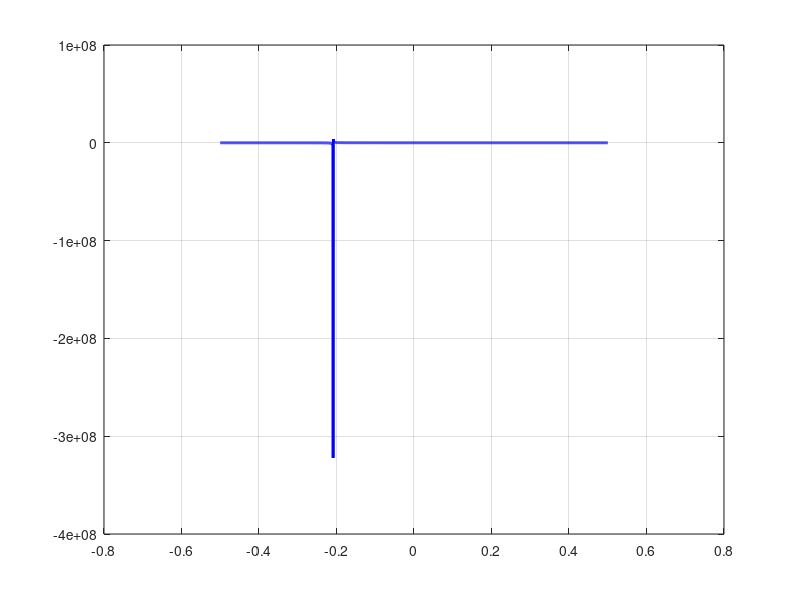

MATLAB code to generate this figure: (Note: this script raises an error after producing the figure.)
%%%%%%%%%%%%%%%%%%%%%%%%%%%%%%%%%%%%%%%%%%%%%%%%%%%%%%%%%%%%%%%%%%%%%%%%%%%
%%%%%%%%%%%%%%%%%%%%%%%%%%%%%%%%%%%%%%%%%%%%%%%%%%%%%%%%%%%%%%%%%%%%%%%%%%%
%%%%%%%%%                                                         %%%%%%%%%
%%%%%%%%%            STRUCTURAL DYNAMICS AND AEROELASTICITY       %%%%%%%%%
%%%%%%%%%                       A.A. 2025-2026                    %%%%%%%%%
%%%%%%%%%                                                         %%%%%%%%%
%%%%%%%%%                                                         %%%%%%%%%
%%%%%%%%%                        ASSIGNMENT 1                     %%%%%%%%%
%%%%%%%%%                                                         %%%%%%%%%
%%%%%%%%%%%%%%%%%%%%%%%%%%%%%%%%%%%%%%%%%%%%%%%%%%%%%%%%%%%%%%%%%%%%%%%%%%%
%%%%%%%%%%%%%%%%%%%%%%%%%%%%%%%%%%%%%%%%%%%%%%%%%%%%%%%%%%%%%%%%%%%%%%%%%%%
                            
clear
clc
close all

%Matlab version used is MATLAB R2024b 


% CODE
% ============================================================
%                    PARAMETERS DEFINITION
% ============================================================
% All physical and geometrical parameters are grouped here
% to keep the code clean and easily modifiable.

wing.EJ = 1e7;          % Bending stiffness of the wing [Nm^2]
wing.GJ = 1e6;          % Torsional stiffness of the wing [Nm^2]
strut.EA = 1e8;          % Axial stiffness of the strut [N]

wing.CL_a = 2*pi;       % Lift curve slope [1/rad]
wing.CL_beta = pi;      % Lift variation due to control deflection
wing.CM_beta = -0.1;    % Moment coefficient due to control deflection

wing.b = 14;            % Wing span [m]
wing.c = 1;             % Chord length [m]
wing.e = wing.c/4;     % Distance between Aerodynamic Center and Elastic Axis [m]

strut.gamma_deg = 15;      % Reference strut angle [deg]
strut.gamma = deg2rad(15); % Reference strut angle [rad]
wing.ba = 2.5;           % Aileron span [m]
wing.beta0= deg2rad(10);     % Input for Point c


% ============================================================
%                      POINT 1.a
%  Divergence dynamic pressure (q_D) as a function of xB
% ============================================================
% Compute the divergence dynamic pressure q_D as a function
% of the chordwise position of the strut attachment (x_B).

% ------------------------------------------------------------
% Equivalent stiffness of the strut in vertical direction
% ------------------------------------------------------------
% The strut provides an additional elastic contribution.
% Only the vertical component contributes to bending-torsion coupling.

strut.k_eqz = (strut.EA * cos(strut.gamma) / (wing.b/2)) * (sin(strut.gamma)^2);

% ------------------------------------------------------------
% Sweep of strut position along the chord
% ------------------------------------------------------------
% xB = -0.5 → Leading Edge
% xB =  0   → Elastic Axis
% xB =  0.5 → Trailing Edge

A.xB = linspace(-wing.c/2, wing.c/2, 1800);

% ------------------------------------------------------------
% Structural stiffness terms (independent of q)
% ------------------------------------------------------------
A.K11 = 4*wing.EJ/wing.b^3 + strut.k_eqz/16;   % bending stiffness term
A.K22_base = wing.GJ/wing.b;                   % torsional stiffness (base)
A.K12_coeff = -strut.k_eqz/8;                  % coupling coefficient

% ------------------------------------------------------------
% Aerodynamic influence coefficients
% ------------------------------------------------------------
% These terms come from the aerodynamic matrix
% and represent how lift and moment depend on deformation.

A.A22 = wing.e * wing.b * wing.c * wing.CL_a / 3;
A.A12 = wing.b * wing.c * wing.CL_a / 4;

% ------------------------------------------------------------
% Divergence condition
% ------------------------------------------------------------
% Divergence occurs when det(K - q*A) = 0
% Here we compute q explicitly as a ratio:
% q_D = (structural terms) / (aerodynamic terms)

A.Num = A.K11*(A.K22_base + strut.k_eqz*A.xB.^2/4) - (A.K12_coeff*A.xB).^2;
A.D   = A.K11*(A.A22) - (A.K12_coeff*A.xB).*(A.A12);

A.q_div = A.Num ./ A.D;

% ------------------------------------------------------------
% Plot results
% ------------------------------------------------------------
figure('Color','w','Name','Divergence Pressure');
plot(A.xB, A.q_div, 'b','LineWidth',2);
grid on; hold on;

yline(0,'k','HandleVisibility','off');
xline(0,'--r','Elastic Axis');

xlabel('x_B [-]');
ylabel('q_D [Pa]');
title('Divergence Pressure vs Strut Position');

text(-0.48, 4e5, 'Leading Edge','FontWeight','bold');
text(0.3, 4e5, 'Trailing Edge','FontWeight','bold');
ylim([-2e5, 6e5]);

% ------------------------------------------------------------
% Critical position (Asymptote)
% ------------------------------------------------------------
% This corresponds to a singularity (denominator = 0),
% i.e. where divergence pressure tends to infinity.
A.x_critic = (A.K11 * A.A22) / (A.K12_coeff * A.A12);

fprintf('\n============================================================\n');
fprintf('   Divergence Pressure Asymptote Evaluation\n');
fprintf('============================================================\n');
fprintf('  - Critical Strut Position (x_critic) : %6.3f [m]\n', A.x_critic);
fprintf('============================================================\n');

% ============================================================
%                      POINT 1.b
%  Evolution of control effectiveness (E_c) w.r.t. q and gamma
% ============================================================
% Study how control effectiveness E_C varies with dynamic pressure
% and with the strut angle gamma.

% ------------------------------------------------------------
% Fixed point A condition
% ------------------------------------------------------------
% The geometry is constrained so that point A is fixed.
% This introduces a relation between zA and gamma.

B.gamma_ref = strut.gamma;
B.yB_ref = wing.b/2;
wing.zA = B.yB_ref * tan(B.gamma_ref);

% ------------------------------------------------------------
% Choose a specific chordwise position for the strut
% ------------------------------------------------------------
wing.xB = -0.1; 

% ------------------------------------------------------------
% Define parameter ranges
% ------------------------------------------------------------      
B.gamma_deg = linspace(10,20,5); % different strut inclinations
B.qd_vec = linspace(0, 3e5, 1000); % dynamic pressure range

figure('Color','w'); hold on; grid on;
colors = {'r', 'b', 'g', 'c', 'm'};


for j = 1:length(B.gamma_deg)

    B.g = deg2rad(B.gamma_deg(j));

    % --------------------------------------------------------
    % Geometry update due to gamma variation
    % --------------------------------------------------------
    % Since A is fixed, changing gamma changes yB

    B.yB = wing.zA / tan(B.g);
    B.etaB = B.yB / wing.b;   % nondimensional position

    % --------------------------------------------------------
    % Equivalent stiffness (nonlinear with gamma)
    % --------------------------------------------------------
    B.keq_z = (strut.EA * sin(B.g)^3) / wing.zA;

    % --------------------------------------------------------
    % Structural stiffness matrix K
    % --------------------------------------------------------
    % Includes coupling between bending and torsion

    B.K11 = 4*wing.EJ/wing.b^3 + B.keq_z * B.etaB^4;
    B.K22 = wing.GJ/wing.b + B.keq_z * wing.xB^2 * B.etaB^2;
    B.K12 = -B.keq_z * wing.xB * B.etaB^3;

    B.K = [B.K11, B.K12;
         B.K12, B.K22];

    % --------------------------------------------------------
    % Aerodynamic matrix
    % --------------------------------------------------------
    B.A = [0, wing.b*wing.c*wing.CL_a/4;
         0, wing.e*wing.b*wing.c*wing.CL_a/3];

    % --------------------------------------------------------
    % Aileron forcing vector
    % --------------------------------------------------------
    % Represents aerodynamic loads due to control deflection

    B.F1b = (wing.c * wing.CL_beta / (3*wing.b^2)) * ...
          (wing.b^3 - (wing.b-wing.ba)^3);

    B.F2b = (wing.c^2 * wing.CM_beta / (2*wing.b) + ...
           wing.e*wing.c*wing.CL_beta / (2*wing.b)) * ...
          (wing.b^2 - (wing.b-wing.ba)^2);

    B.F_beta = [B.F1b; B.F2b];

    % --------------------------------------------------------
    % Solve system for each dynamic pressure
    % --------------------------------------------------------
    % Equation:
    %   (K - q*A) * q_vec = q * F_beta

    B.Ec = zeros(size(B.qd_vec));

    for i = 1:length(B.qd_vec)

        B.q = B.qd_vec(i);

        % Check stability using eigenvalues of the aeroelastic system
        B.eig_vals = eig(B.K - B.q*B.A);

        B.sol = (B.K - B.q*B.A) \ (B.q * B.F_beta);
            B.theta = B.sol(2); % torsional response

            
            % Control Effectiveness expression
            B.Ec(i) = 1 + (wing.b * wing.CL_a * B.theta) / ...
            (2 * wing.CL_beta * wing.ba);         
    end

    
    % Plot curve
    plot(B.qd_vec, B.Ec, 'Color', colors{j}, 'LineWidth',2, ...
        'DisplayName',['\gamma = ', num2str(B.gamma_deg(j)), '°']);
end

%  ------------------------------------------------------------
%  Final plot formatting
%  ------------------------------------------------------------
yline(0,'k','HandleVisibility','off');
yline(1,'k--','Rigid Wing','HandleVisibility','off');

xlabel('Dynamic Pressure q [Pa]');
ylabel('Control Effectiveness E_C');
title(['Control Effectiveness (x_B = ', num2str(wing.xB), ')']);

legend('Location','best');
xlim([0, 0.3e5]);   
ylim([-80, 80]);  


% ==============================================================
%                      POINT 1.c
%  Deformation of the wing: unstrutted configuration vs strutted
% ==============================================================
% 1. Reference: No Strut Divergence
wing.qD_no_strut = (3 * wing.GJ) / (wing.e * wing.b^2 * wing.c * wing.CL_a); %manually derived formula
C.q_test = 0.4 * wing.qD_no_strut; 

C.F_beta=B.F_beta;
C.A = B.A;

% 2. System WITHOUT Strut
C.K_noStrut = [4*wing.EJ/wing.b^3, 0; 0, wing.GJ/wing.b];
C.sol_noStrut = (C.K_noStrut - C.q_test*C.A) \ (C.q_test * C.F_beta); 

% 3. System WITH Strut (using gamma = 15 deg)
C.g15 = deg2rad(15);  
C.yB15 = wing.zA / tan(C.g15); 
C.etaB15 = C.yB15 / wing.b;
C.keq15 = (strut.EA * sin(C.g15)^3) / wing.zA;
C.K_strut = [4*wing.EJ/wing.b^3 + C.keq15*C.etaB15^4, -C.keq15*wing.xB*C.etaB15^3;
           -C.keq15*wing.xB*C.etaB15^3, wing.GJ/wing.b + C.keq15*wing.xB^2*C.etaB15^2];
C.sol_strut = (C.K_strut - C.q_test*C.A) \ (C.q_test * C.F_beta);

% 4. Plotting Deformed Shapes
C.y_span = linspace(0, wing.b, 100);
C.w_noStrut = (C.y_span/wing.b).^2 * C.sol_noStrut(1) * wing.beta0;
C.t_noStrut = (C.y_span/wing.b) * C.sol_noStrut(2) * wing.beta0;
C.w_strut = (C.y_span/wing.b).^2 * C.sol_strut(1) * wing.beta0;
C.t_strut = (C.y_span/wing.b) * C.sol_strut(2) * wing.beta0;

figure('Color','w','Name','Deformed Shape Comparison');
subplot(2,1,1);
plot(C.y_span, C.w_noStrut, 'r--', 'LineWidth', 2); hold on;
plot(C.y_span, C.w_strut, 'b', 'LineWidth', 2);
ylabel('Bending w(y) [m]'); grid on; legend('No Strut','With Strut');
title(['Wing Deformation at q = ', num2str(round(C.q_test)), ' Pa']);

subplot(2,1,2);
plot(C.y_span, rad2deg(C.t_noStrut), 'r--', 'LineWidth', 2); hold on;
plot(C.y_span, rad2deg(C.t_strut), 'b', 'LineWidth', 2);
ylabel('Twist \theta(y) [deg]'); xlabel('y [m]'); grid on;

% ============================================================
%               WING MESH DATA PREPARATION
% ============================================================
%This section is extra and serves as a representation of the deformed wing
%in three dimensions
% Define chordwise resolution
mesh.num_chord_points = 30;
mesh.x_chord = linspace(-wing.c/2, wing.c/2, mesh.num_chord_points);

% Generate 2D grid (X: chordwise, Y: spanwise)
[mesh.X_mesh, mesh.Y_mesh] = meshgrid(mesh.x_chord, C.y_span);

% Expand 1D displacement (bending) and rotation (twist) vectors to 2D matrices
mesh.W_noStrut_2D = repmat(C.w_noStrut(:), 1, mesh.num_chord_points);
mesh.T_noStrut_2D = repmat(C.t_noStrut(:), 1, mesh.num_chord_points);
mesh.W_strut_2D   = repmat(C.w_strut(:), 1, mesh.num_chord_points);
mesh.T_strut_2D   = repmat(C.t_strut(:), 1, mesh.num_chord_points);

% Calculate Z-coordinate for every mesh point (Superposition of Bending + Twist)
% Formula: Z(x,y) = w(y) - x * sin(theta(y))
mesh.Z_noStrut = mesh.W_noStrut_2D - mesh.X_mesh .* sin(mesh.T_noStrut_2D);
mesh.Z_strut   = mesh.W_strut_2D - mesh.X_mesh .* sin(mesh.T_strut_2D);

% Undeformed geometry (reference plane at Z=0)
mesh.Z_undeformed = zeros(size(mesh.X_mesh));

% Graphical settings
mesh.z_lims = [-0.1, 1.0];           % Consistent vertical limits for comparison
mesh.c_undeformed = [0.8 0.8 0.8];   % Light gray for reference wing
mesh.c_edge = [0.3 0.3 0.3];         % Dark gray for mesh lines

% ============================================================
%           3D ISOMETRIC MESH COMPARISON
% ============================================================
fig1 = figure('Color','w','Name','3D Isometric Comparison', 'Position', [100, 100, 1200, 600]);
tiledlayout(1, 2, 'TileSpacing', 'compact', 'Padding', 'compact');

% --- TILE 1: No Strut 3D ---
nexttile;
surf(mesh.X_mesh, mesh.Y_mesh, mesh.Z_undeformed, 'FaceColor', mesh.c_undeformed, 'FaceAlpha', 0.1, 'EdgeColor', 'none', 'HandleVisibility', 'off'); hold on;
surf(mesh.X_mesh, mesh.Y_mesh, mesh.Z_noStrut, 'FaceAlpha', 0.8, 'EdgeColor', mesh.c_edge);
colormap jet; title('1. No Strut - 3D Isometric View');
xlabel('Chord x [m]'); ylabel('Span y [m]'); zlabel('z [m]');
grid on; view(-35, 30); axis equal; zlim(mesh.z_lims); camlight; lighting gouraud;

% --- TILE 2: With Strut 3D ---
nexttile;
surf(mesh.X_mesh, mesh.Y_mesh, mesh.Z_undeformed, 'FaceColor', mesh.c_undeformed, 'FaceAlpha', 0.1, 'EdgeColor', 'none', 'HandleVisibility', 'off'); hold on;
surf(mesh.X_mesh, mesh.Y_mesh, mesh.Z_strut, 'FaceAlpha', 0.8, 'EdgeColor', mesh.c_edge);
title('2. With Strut (\gamma = 15°) - 3D Isometric View');
xlabel('Chord x [m]'); ylabel('Span y [m]'); zlabel('z [m]');
grid on; view(-35, 30); axis equal; zlim(mesh.z_lims); camlight; lighting gouraud;

% ============================================================
%           4-VIEW PROJECTION (BENDING & TWIST)
% ============================================================
figure('Color','w','Name','Structural Analysis - 4 Views', 'Position', [150, 150, 1200, 800]);
tiledlayout(2, 2, 'TileSpacing', 'loose', 'Padding', 'compact');

% --- TOP LEFT: No Strut Side View (Bending) ---
nexttile;
surf(mesh.X_mesh, mesh.Y_mesh, mesh.Z_undeformed, 'FaceColor', mesh.c_undeformed, 'FaceAlpha', 0.1, 'EdgeColor', 'none'); hold on;
surf(mesh.X_mesh, mesh.Y_mesh, mesh.Z_noStrut, 'EdgeColor', 'k', 'EdgeAlpha', 0.2);
colormap jet; title('1. No Strut - Side View');
grid on; view(0, 0); axis equal; zlim(mesh.z_lims); xlim([-0.6, 0.6]);
ylabel('Span y [m]'); zlabel('z [m]');

% --- TOP RIGHT: No Strut Front View (Twist) ---
nexttile;
surf(mesh.X_mesh, mesh.Y_mesh, mesh.Z_noStrut);
shading interp;    %  Removes black lines to show the "rainbow" displacements
colormap jet; title('2. No Strut - Front View');
grid on; view(90, 0); axis equal; zlim(mesh.z_lims); ylim([0, 14]);
ylabel('Span y [m]'); zlabel('z [m]');

% --- BOTTOM LEFT: With Strut Side View (Bending) ---
nexttile;
surf(mesh.X_mesh, mesh.Y_mesh, mesh.Z_undeformed, 'FaceColor', mesh.c_undeformed, 'FaceAlpha', 0.1, 'EdgeColor', 'none'); hold on;
surf(mesh.X_mesh, mesh.Y_mesh, mesh.Z_strut, 'EdgeColor', 'k', 'EdgeAlpha', 0.2);
colormap jet; title('3. With Strut - Side View');
grid on; view(0, 0); axis equal; zlim(mesh.z_lims); xlim([-0.6, 0.6]);
ylabel('Span y [m]'); zlabel('z [m]');

% --- BOTTOM RIGHT: With Strut Front View (Twist) ---
nexttile;
surf(mesh.X_mesh, mesh.Y_mesh, mesh.Z_strut);
shading interp; 
colormap jet;
title(['4. With Strut (\gamma = 15°) - Front View']);
grid on; view(90, 0); axis equal; zlim(mesh.z_lims); ylim([0, 14]);
ylabel('Span y [m]'); zlabel('z [m]');

% ============================================================
%                      POINT 1.d
%   Effect of the strut on the reversal dynamic pressure (q_R)
% ============================================================ 
% Find the dynamic pressure q_R at which control effectiveness 
% becomes zero, as a function of the strut position xB.

% 1. Setup Base Matrices (N=1)
D.Kw_clean = [4*wing.EJ/wing.b^3, 0; 0, wing.GJ/wing.b];
D.Ka = [0, wing.b*wing.c*wing.CL_a/4; 
      0, wing.e*wing.b*wing.c*wing.CL_a/3];

% Aileron forcing vector (Normalized per unit beta)
D.F1b_unit = (wing.c * wing.CL_beta / (3*wing.b^2)) * ...
           (wing.b^3 - (wing.b-wing.ba)^3);
D.F2b_unit = (wing.c^2 * wing.CM_beta / (2*wing.b) + ...
           wing.e*wing.c*wing.CL_beta / (2*wing.b)) * ...
           (wing.b^2 - (wing.b-wing.ba)^2);
D.Fa_unit = [D.F1b_unit; D.F2b_unit];

% 2. Reversal Aerodynamic Matrix (Ka_rev)
D.v_Lalpha = [0; wing.c * wing.CL_a * wing.b / 2];
D.L_beta_unit = wing.c * wing.CL_beta * wing.ba;
D.Ka_rev = D.Ka - (D.Fa_unit * D.v_Lalpha') / D.L_beta_unit;

% 3. Geometry (Fixed Point A logic)
D.etaB = wing.b/2 / wing.b; % yB/total span
D.keq_z = (strut.EA * sin(strut.gamma)^3) / wing.zA;

% 4. Analytic Asymptote
D.Ks_11 = D.Kw_clean(1,1) + D.keq_z * D.etaB^4;
D.K_slope = -D.keq_z * D.etaB^3; 
D.xB_crit_R = (D.Ks_11 * D.Ka_rev(2,2)) / (D.K_slope * D.Ka_rev(1,2));

% 5. Baseline: Unbraced Wing Reversal
[~, D.D_unbraced] = eig(D.Kw_clean, D.Ka_rev);
D.q_eig_un = diag(D.D_unbraced);
D.valid_q_un = real(D.q_eig_un(abs(imag(D.q_eig_un)) < 1e-5));
D.qR_unbraced = min(D.valid_q_un);

% 6. Sweep over Strut Position xB
D.xB_vec_R = linspace(-wing.c/2, wing.c/2, 1000);
D.qR_vec = zeros(size(D.xB_vec_R));
for i = 1:length(D.xB_vec_R)
    D.xB_curr = D.xB_vec_R(i);
    D.K_strut = [D.keq_z * D.etaB^4,            -D.keq_z * D.xB_curr * D.etaB^3;
              -D.keq_z * D.xB_curr * D.etaB^3,   D.keq_z * D.xB_curr^2 * D.etaB^2];
    D.Ks = D.Kw_clean + D.K_strut; 
    [~, D.D_braced] = eig(D.Ks, D.Ka_rev);
    D.q_eig_br = diag(D.D_braced);
    D.valid_q_br = real(D.q_eig_br(abs(imag(D.q_eig_br)) < 1e-5));
    if isempty(D.valid_q_br)
        D.qR_vec(i) = NaN; 
    else
        [~, D.idx_br] = min(abs(D.valid_q_br));
        D.qR_vec(i) = D.valid_q_br(D.idx_br);
    end
end

figure('Name', 'Point 4 - Control Reversal (N=1)'); 
hold on; 
grid on;

% Baseline (Unbraced) - Red dashed line
plot([-0.5, 0.5], [D.qR_unbraced, D.qR_unbraced], 'r--', 'LineWidth', 1.5, 'DisplayName', 'q_R unbraced');

% Vertical asymptote
xline(D.xB_crit_R, '--', 'Color', [0.5 0.5 0.5], 'HandleVisibility', 'off');

% Jump handling for plot (prevents diagonal line crossing the graph)
[~, D.split_idx] = min(abs(D.xB_vec_R - D.xB_crit_R));
D.temp_qR_vec = D.qR_vec; % Using a temporary variable
D.temp_qR_vec(D.split_idx) = NaN; 

% Braced wing - Standard blue
plot(D.xB_vec_R, D.temp_qR_vec, 'b-', 'LineWidth', 2, 'DisplayName', 'q_R braced');

% Zero line
yline(0, 'k', 'HandleVisibility', 'off'); 

% Titles and labels (Standard text)
xlabel('Strut chordwise position x_B [m]');
ylabel('q_R [Pa]');
title('1.d: Control Reversal vs Strut Position');

% Axis limits
xlim([-0.5, 0.5]); 
ylim([-5e5, 5e5]); 
legend('Location', 'best');


D.xB_target = wing.xB;
D.K_strut_target = [D.keq_z * D.etaB^4,              -D.keq_z * D.xB_target * D.etaB^3;
                   -D.keq_z * D.xB_target * D.etaB^3, D.keq_z * D.xB_target^2 * D.etaB^2];
D.Ks_target = D.Kw_clean + D.K_strut_target; 

[~, D.D_braced_target] = eig(D.Ks_target, D.Ka_rev);
D.q_eig_br_target = diag(D.D_braced_target);
D.valid_q_br_target = real(D.q_eig_br_target(abs(imag(D.q_eig_br_target)) < 1e-5));

if isempty(D.valid_q_br_target)
    D.qR_target = NaN; 
else
    [~, D.idx_target] = min(abs(D.valid_q_br_target));
    D.qR_target = D.valid_q_br_target(D.idx_target);
end

% Print to Command Window
fprintf('\n============================================================\n');
fprintf('   Point 1.d: Control Reversal Pressure Evaluation\n');
fprintf('============================================================\n');
fprintf('  - Target Strut Position x_B : %6.2f [m]\n', D.xB_target);
fprintf('  - Reversal Pressure q_R     : %10.2f [Pa]\n', D.qR_target);
fprintf('  - Unbraced Baseline q_R     : %10.2f [Pa]\n', D.qR_unbraced);
fprintf('============================================================\n');

% Add Evaluated Target Point Marker to the current plot
plot(D.xB_target, D.qR_target, 'p', 'MarkerSize', 12, 'MarkerEdgeColor', 'k', 'MarkerFaceColor', 'y', 'DisplayName', sprintf('Target (x_B = %.1f)', D.xB_target));

% Refresh legend to include the new marker
legend('Location', 'best');
% ============================================================
%                      POINT 1.e
%  Convergence of q_D w.r.t. the number of shape functions N
% ============================================================ 
% Convergence study settings
E.N_max = 10; % Maximum number of shape functions to test (for each d.o.f. -> w and theta)
E.qD_history = zeros(1, E.N_max); % Vector to store divergence pressures
E.N_values = 1:E.N_max;
E.keq_z = strut.k_eqz;
% Iterative loop over shape functions
for N = E.N_values
    
    % Initialization of submatrices (N x N)
    E.K_ww = zeros(N, N); % Bending stiffness
    E.K_tt = zeros(N, N); % Torsional stiffness
    E.K_wt = zeros(N, N); % Strut coupling
    
    E.A_wt = zeros(N, N); % Lift work on bending
    E.A_tt = zeros(N, N); % Moment work on torsion
    
    % Fill submatrices
    for i = 1:N
        for j = 1:N
            % Note on integrals: 
            % it is used the non-dimensional coordinate eta = y/b
            % Integral from 0 to b of (y/b)^A dy equals b / (A + 1)
            
            % -- STRUCTURAL MATRICES (Clean Wing) --
            % K_ww: Integral( EJ * phi_wi'' * phi_wj'' dy )
            % phi_wi'' = (i+1)*i/b^2 * eta^(i-1)
            E.pot_ww = (i-1) + (j-1); 
            E.K_ww(i,j) = wing.EJ * ((i+1)*i/wing.b^2) * ((j+1)*j/wing.b^2) * (wing.b / (E.pot_ww + 1));
            
            % K_tt: Integral( GJ * phi_ti' * phi_tj' dy )
            % phi_ti' = i/b * eta^(i-1)
            E.pot_tt_strut = (i-1) + (j-1);
            E.K_tt(i,j) = wing.GJ * (i/wing.b) * (j/wing.b) * (wing.b / (E.pot_tt_strut + 1));
            
            % -- AERODYNAMIC MATRICES --
            % A_wt: Lift work on w -> Integral( c * CLalpha * phi_wj * phi_ti dy )
            E.pot_wt = (i+1) + j; 
            E.A_wt(i,j) = wing.c * wing.CL_a * (wing.b / (E.pot_wt + 1));
            
            % A_tt: Moment work on theta -> Integral( c * e * CLalpha * phi_ti * phi_tj dy )
            E.pot_tt_aero = i + j;
            E.A_tt(i,j) = wing.c * wing.e * wing.CL_a * (wing.b / (E.pot_tt_aero + 1));
            
            % -- STRUT CONTRIBUTION (Evaluated at eta = 0.5) --
            E.phi_wi_b2 = (0.5)^(i+1);
            E.phi_wj_b2 = (0.5)^(j+1);
            E.phi_ti_b2 = (0.5)^i;
            E.phi_tj_b2 = (0.5)^j;
            
            % Addition of discrete strut terms to matrices
            E.K_ww(i,j) = E.K_ww(i,j) + E.keq_z * E.phi_wi_b2 * E.phi_wj_b2;
            E.K_tt(i,j) = E.K_tt(i,j) + E.keq_z * (wing.xB^2) * E.phi_ti_b2 * E.phi_tj_b2;
      
            % Flexural-torsional coupling term (K_wt and K_tw)
            E.K_wt(i,j) = -E.keq_z * wing.xB * E.phi_wi_b2 * E.phi_tj_b2;
        end
    end
    
    % 4. Global System Assembly (2N x 2N Matrices)
    % Order of degrees of freedom: [qw1..qwN, qtheta1..qthetaN]'
    E.K_global = [E.K_ww,       E.K_wt; 
                E.K_wt',      E.K_tt];  % Transpose ensures symmetry
            
    E.A_global = [zeros(N,N), E.A_wt; 
                zeros(N,N), E.A_tt];
            
    % 5. Resolution of Eigenvalue Problem 
    % (K_global - qD * A_global) * {q} = 0
    [E.V, E.D] = eig(E.K_global, E.A_global);
    E.eig = diag(E.D);
    
    % Filter only physical eigenvalues (real and strictly positive, since 
    % we know that in this position of xB we have a positive qd)
    E.qd = E.eig(imag(E.eig) == 0 & real(E.eig) > 0);
    
    if isempty(E.eig)
        E.qD_history(N) = NaN; % No instability found
    else
        E.qD_history(N) = min(E.qd); % q_D is the lowest critical value
    end
end

% 6. Plot Results
figure('Color', 'w');
plot(E.N_values, E.qD_history, '-o', 'LineWidth', 2.5, 'MarkerSize', 8, 'MarkerFaceColor', 'b');
grid on;
set(gca, 'FontSize', 12);
xlabel('Number of shape functions (N) per DoF', 'FontSize', 14, 'FontWeight', 'bold');
ylabel('Divergence Pressure q_D [Pa]', 'FontSize', 14, 'FontWeight', 'bold');
title('Convergence Study (Ritz-Galerkin Method)', 'FontSize', 16);

% Print values to console
disp('--- Convergence Study Results ---');
for i = 1:E.N_max
    fprintf('N = %d -> q_D = %.2f Pa\n', i, E.qD_history(i));
end

% =========================
%  Relative Error Check
% =========================
% Initialize the vector 
E.rel_error = zeros(size(E.qD_history));

% Relative error computation w.r.t the next N: |qD(N) - qD(N+1)| / |qD(N+1)|
E.rel_error(1:end-1) = abs((E.qD_history(1:end-1) - E.qD_history(2:end)) ./ E.qD_history(2:end));

% Optimal N with the target reached 
E.tol = 0.005;  % target
E.idx_conv = find(E.rel_error < E.tol, 1, 'first');

if isempty(E.idx_conv)
    % Warning if convergence is not reached
    fprintf('\n--- Convergence Tolerance Check (< 0.5%%) ---\n');
    fprintf('WARNING: Convergence not reached within N_max = %d.\n', E.N_max);
    fprintf('Minimum recorded error is: %.4f%%\n', min(E.rel_error) * 100);
    fprintf('============================================================\n');
else
    E.N_conv = E.N_values(E.idx_conv);
    E.qD_conv = E.qD_history(E.idx_conv);

    % Results print
    fprintf('\n--- Convergence Tolerance Check ---\n');
    fprintf('Convergence reached for N = %d (compared to N = %d)\n', E.N_conv, E.N_conv + 1);
    fprintf('q_D(N=%d)   = %.2f Pa\n', E.N_conv, E.qD_conv);
    fprintf('q_D(N=%d) = %.2f Pa\n', E.N_conv + 1, E.qD_history(E.idx_conv + 1));
    fprintf('Relative error : %.4f%%\n', E.rel_error(E.idx_conv) * 100);
    fprintf('============================================================\n');
end
% ============================================================
%                      POINT 1.f
%  Structural Optimization for Divergence Pressure Enhancement
% ============================================================
% Analyze the trade-off between q_D and gamma parameter

% --- Parameters for this Study ---
F.N = 5;                  % Ritz-Galerkin order
F.toll = 1e-6;
% --- Iteration Vectors ---
F.gamma_vec_deg = strut.gamma_deg:1:40;         
F.q_div_history = zeros(size(F.gamma_vec_deg));
F.strut_length = zeros(size(F.gamma_vec_deg));

% --- Main Loop over Gamma ---
for step = 1:length(F.gamma_vec_deg)
    F.g_rad = deg2rad(F.gamma_vec_deg(step));
    
    % Geometry
    F.yB_curr = wing.zA / tan(F.g_rad);
    F.strut_length(step) = wing.zA / sin(F.g_rad);
    
    if F.yB_curr > (wing.b/2 + F.toll) || F.yB_curr <= 0
        F.q_div_history(step) = NaN;
        F.strut_length(step) = NaN;
        continue;
    end
    
    F.etaB_curr = F.yB_curr / wing.b;
    F.keq_z_curr = (strut.EA * sin(F.g_rad)^3) / wing.zA;
    
    % Galerkin matrices
    F.K_ww = zeros(F.N, F.N); 
    F.K_tt = zeros(F.N, F.N); 
    F.K_wt = zeros(F.N, F.N);
    F.A_wt = zeros(F.N, F.N); 
    F.A_tt = zeros(F.N, F.N);
    
    for i = 1:F.N
        for j = 1:F.N
            F.pow_ww = (i-1) + (j-1);
            F.K_ww(i,j) = wing.EJ * ((i+1)*i/wing.b^2) * ((j+1)*j/wing.b^2) * (wing.b / (F.pow_ww + 1));
            F.pow_tt = (i-1) + (j-1);
            F.K_tt(i,j) = wing.GJ * (i/wing.b) * (j/wing.b) * (wing.b / (F.pow_tt + 1));
            F.pow_awt = (i+1) + j;
            F.A_wt(i,j) = wing.c * wing.CL_a * (wing.b / (F.pow_awt + 1));
            F.pow_att = i + j;
            F.A_tt(i,j) = wing.c * wing.e * wing.CL_a * (wing.b / (F.pow_att + 1));
            
            F.phi_wi = F.etaB_curr^(i+1); 
            F.phi_wj = F.etaB_curr^(j+1);
            F.phi_ti = F.etaB_curr^i;     
            F.phi_tj = F.etaB_curr^j;
            
            F.K_ww(i,j) = F.K_ww(i,j) + F.keq_z_curr * F.phi_wi * F.phi_wj;
            F.K_tt(i,j) = F.K_tt(i,j) + F.keq_z_curr * (wing.xB^2) * F.phi_ti * F.phi_tj;
            F.K_wt(i,j) = -F.keq_z_curr * wing.xB * F.phi_wi * F.phi_tj;
        end
    end
    
    F.K_global = [F.K_ww, F.K_wt; F.K_wt', F.K_tt];
    F.A_global = [zeros(F.N, F.N), F.A_wt; zeros(F.N, F.N), F.A_tt];
    
    [~, F.D_eig] = eig(F.K_global, F.A_global);
    F.eigs_val = diag(F.D_eig);
    %Check on roots:
    F.physical_roots = F.eigs_val(abs(imag(F.eigs_val)) < F.toll & real(F.eigs_val) > 0 & ~isinf(F.eigs_val));
    if isempty(F.physical_roots)
        F.q_div_history(step) = NaN;
    else
        F.q_div_history(step) = min(F.physical_roots);
    end
end

% --- Plotting ---
figure('Color','w','Name','Point 5: Multidisciplinary Analysis');
grid on; hold on;

yyaxis left
plot(F.gamma_vec_deg, F.q_div_history, '-ob', 'LineWidth', 2, 'MarkerFaceColor', 'b');
ylabel('Divergence Pressure q_D [Pa]', 'FontWeight', 'bold');
set(gca, 'YColor', 'b');

yyaxis right
plot(F.gamma_vec_deg, F.strut_length, '--or', 'LineWidth', 2, 'MarkerFaceColor', 'r');
ylabel('Strut Length L_s [m]', 'FontWeight', 'bold');
set(gca, 'YColor', 'r');

xlabel('Strut Angle \gamma [deg]', 'FontWeight', 'bold');

F.title_str = sprintf('5: Divergence and Geometry vs \\gamma (x_B = %.1f, N = %d)', wing.xB, F.N);
title(F.title_str, 'FontSize', 12);

F.limit_angle = rad2deg(atan(wing.zA / (wing.b/2)));
xline(F.limit_angle, ':k', 'Span Limit', 'LineWidth', 1.5);
legend({'q_D', 'L_s'}, 'Location', 'north');

% ===============================================================
% Design Optimization Assessment (+40% q_D) and mass computation 
% ===============================================================

% Material Properties Assumption (Aerospace Aluminum 2024 or 7075)
F.E_alu = 70e9;      % Young's Modulus [Pa]
F.rho_alu = 2780;    % Density [kg/m^3]

% Extract Baseline conditions robustly (Find the first non-NaN value)
F.valid_indices = find(~isnan(F.q_div_history));
F.idx_base = F.valid_indices(1); % Find the first index value

F.qD_baseline = real(F.q_div_history(F.idx_base));
F.Ls_baseline = F.strut_length(F.idx_base);
F.gamma_baseline = F.gamma_vec_deg(F.idx_base);

% Define target performance
F.target_multiplier = 1.40; 
F.qD_target = F.qD_baseline * F.target_multiplier;

% Find the first integer angle that satisfies the condition
F.idx_optimal = find(real(F.q_div_history) >= F.qD_target, 1);

if ~isempty(F.idx_optimal)
    
    % Retrieve optimal geometry
    F.gamma_new = F.gamma_vec_deg(F.idx_optimal);
    F.qD_new = real(F.q_div_history(F.idx_optimal));
    F.Ls_new = F.strut_length(F.idx_optimal);
    
    % Structural sizing (Cross-sectional Area A = EA / E)
    F.A_strut = strut.EA / F.E_alu;
    
    % Mass calculations (m = rho * A * L)
    F.mass_baseline = F.rho_alu * F.A_strut * F.Ls_baseline;
    F.mass_new      = F.rho_alu * F.A_strut * F.Ls_new;
    
    % Variations
    F.delta_mass_kg = F.mass_new - F.mass_baseline;
    F.delta_mass_perc = (F.delta_mass_kg / F.mass_baseline) * 100;
    F.delta_Ls = F.Ls_new - F.Ls_baseline;
    
    % Print comprehensive results to Command Window
    fprintf('\n===============================================================\n');
    fprintf('   Point 1.f: Structural Redesign for Minimum 40%% q_D Increase\n');
    fprintf('===============================================================\n');
    fprintf('Baseline Configuration (\\gamma = %d [deg]):\n', F.gamma_baseline);
    fprintf('  - Divergence q_D : %10.2f [Pa]\n', F.qD_baseline);
    fprintf('  - Strut Length   : %10.3f [m]\n', F.Ls_baseline);
    fprintf('  - Strut Mass     : %10.2f [kg]\n\n', F.mass_baseline);
    
    fprintf('Optimal Target Configuration (Target q_D >= %.2f [Pa]):\n', F.qD_target);
    fprintf('  - Optimal Angle  : %d [deg]\n', F.gamma_new);
    fprintf('  - Achieved q_D   : %10.2f [Pa]\n', F.qD_new);
    fprintf('  - New Length     : %10.3f [m] (Variation: %+.3f [m])\n', F.Ls_new, F.delta_Ls);
    fprintf('  - New Mass       : %10.2f [kg]\n', F.mass_new);
    fprintf('  - Mass Variation : %+10.2f [kg] (%+.2f %%)\n', F.delta_mass_kg, F.delta_mass_perc);
    fprintf('============================================================\n');
    
    % Add visual marker to the existing plot
    yyaxis left;
    plot(F.gamma_new, F.qD_new, 'p', 'MarkerSize', 14, 'MarkerEdgeColor', 'k', 'MarkerFaceColor', 'y', 'HandleVisibility', 'off');
    text(F.gamma_new + 0.5, F.qD_new, ' Optimal Design', 'FontSize', 10, 'FontWeight', 'bold');
    
else
    fprintf('\n[!] No integer angle found that satisfies the +40%% requirement within the checked range.\n');
end
